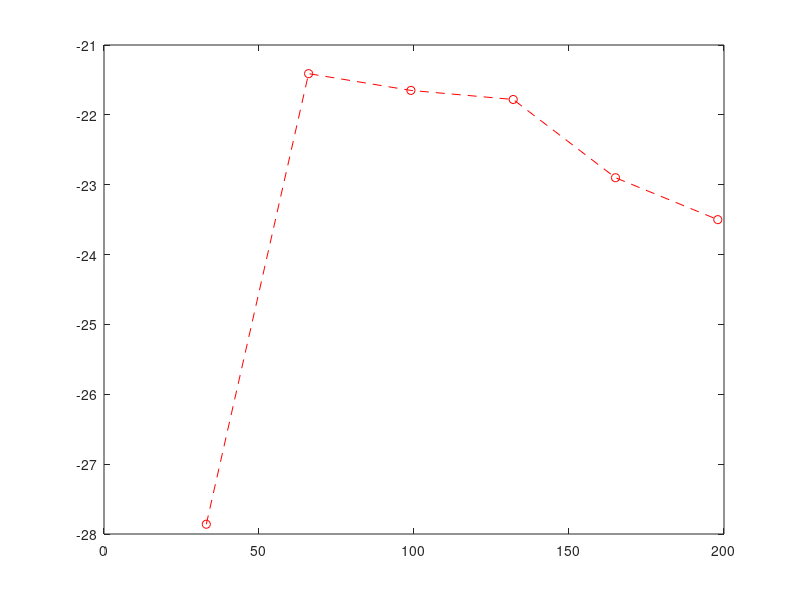
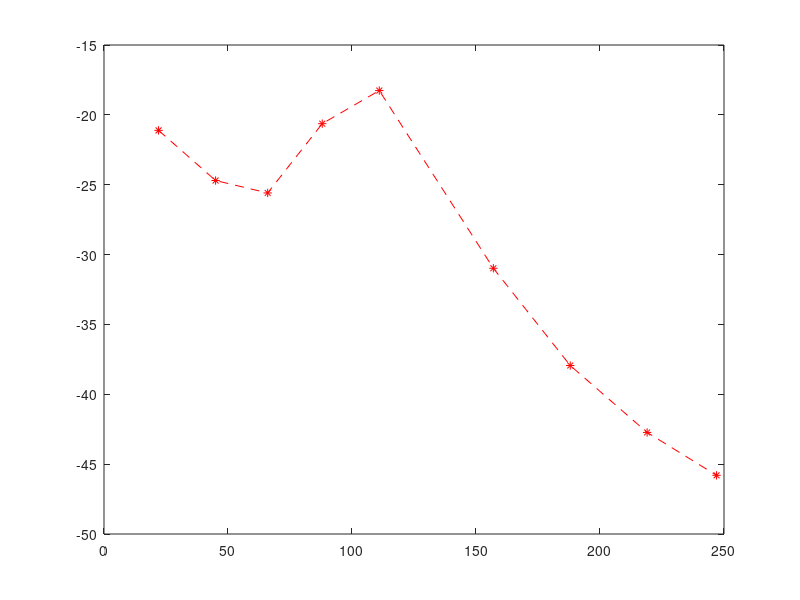

The MATLAB source for these figures, in order:
clc
clear all
close all

LOS=[-27.86 -21.41 -21.65 -21.78 -22.9 -23.5];
distanciaLOS=[33 66 99 132 165 198];
%LOSlineal=10.^(LOS./10);
LDOS=[-21.11 -24.70 -25.59 -20.63 -18.26 -30.98 -37.94 -42.73 -45.8];
distanciaLDOS=[22 45 66 88 111 157 188 219 247];
%LDOSlineal=10.^(LDOS./10);

figure (1)
plot(distanciaLOS,LOS,'r--o')
figure (2)
plot(distanciaLDOS,LDOS,'r--*')